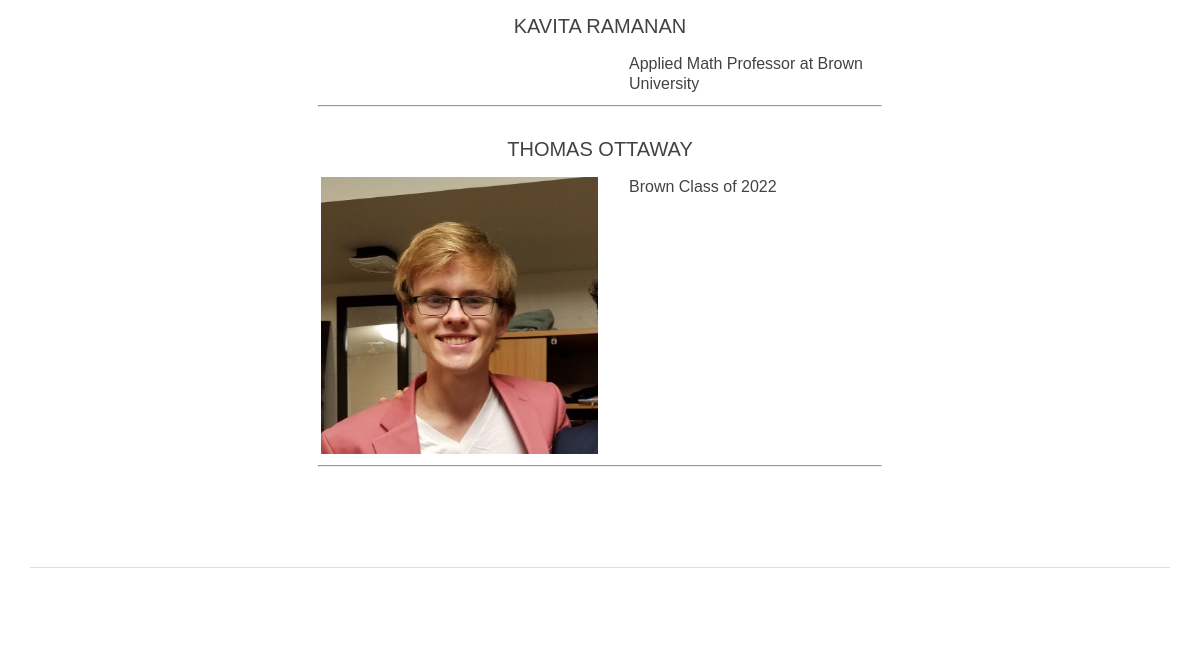
The app's page /coop/people (lower part), older data.
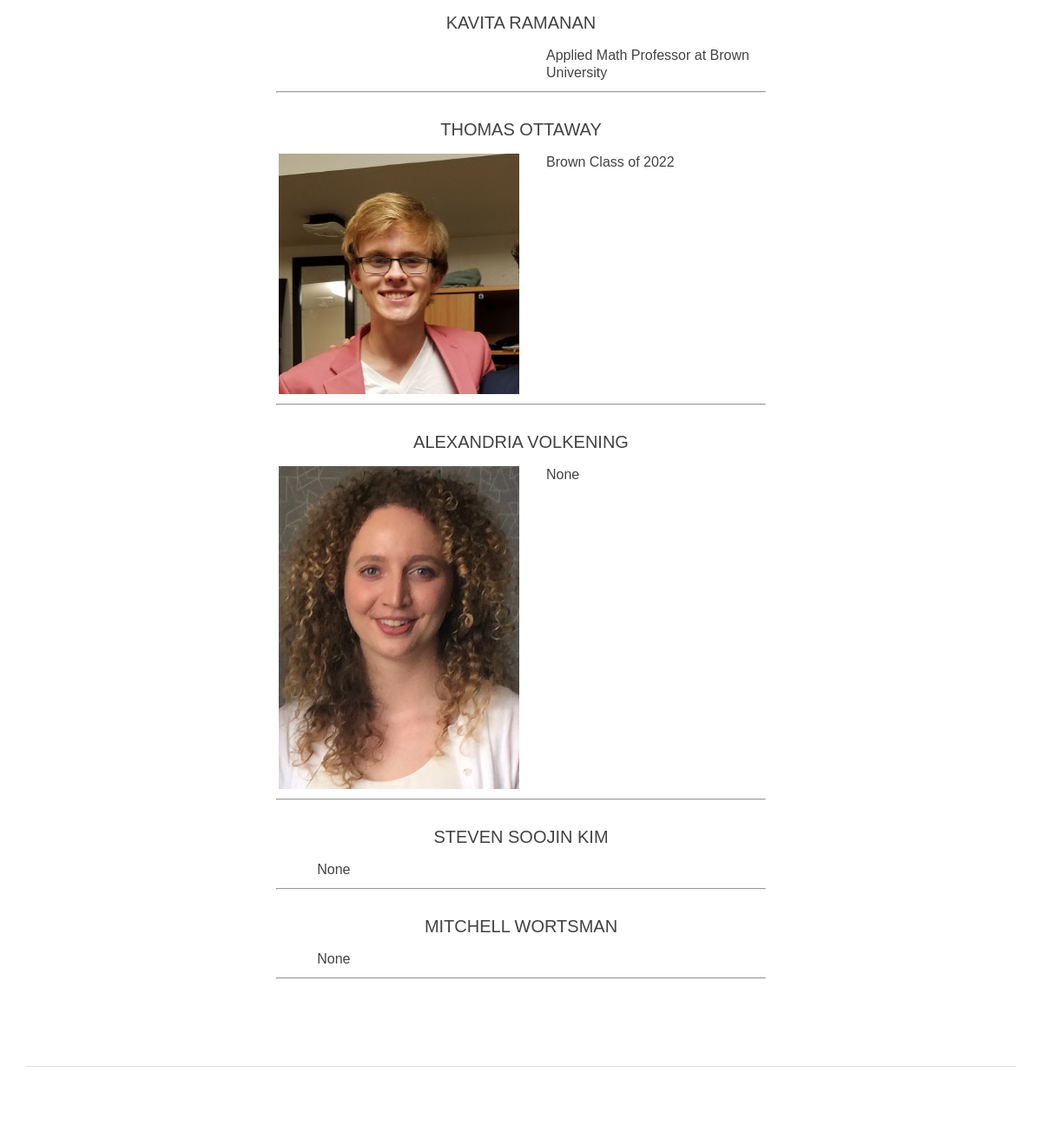
The same page, newer data.
### coop/models.py (models this page shows, shortened)
class Person(models.Model):
    name = models.CharField("Name", max_length=50)
    image = models.ImageField(upload_to="images/", blank=True, default=None, null=True)
    bio = models.CharField("Biography", max_length=1000, blank=True, default=None, null=True)
    class Meta:
        verbose_name_plural = "People"

### coop/views.py (the view)
# urls.py: path('people', views.people, name='people'),
def people(request):
    people = Person.objects.all()
    return render(request, 'coop/people.html', {"people": people})

### coop/templates/coop/people.html (shortened to what this page needs)
{% extends "coop/base2.html" %}
{% block content %}
  {% for person in people %}
    <table>
      <tr>
        <h1 id="{{ person.name }}" class="info-page-header blog-headline">{{ person.name }}</h1>
      </tr>
      <tr>
        <td style="width: 50%">
          {% if person.image %}<img class="profileImage" src="/coop{{ person.image.url }}" />{% endif %}
        </td>
        <td style="width: 50%; padding-left: 5%">
          {{ person.bio }}
        </td>
      </tr>
    </table>
    <hr>
  {% endfor %}
{% endblock %}

Row changes from the older to the newer data that the page shows:
added Person: name "ALEXANDRIA VOLKENING", image (picture), bio "None"
added Person: name "STEVEN SOOJIN KIM", bio "None"
added Person: name "MITCHELL WORTSMAN", bio "None"
